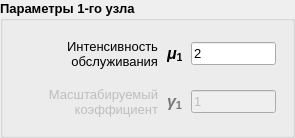
         <widget class="QGroupBox" name="groupBox_7">
          <property name="sizePolicy">
           <sizepolicy hsizetype="Fixed" vsizetype="Fixed">
            <horstretch>0</horstretch>
            <verstretch>0</verstretch>
           </sizepolicy>
          </property>
          <property name="minimumSize">
           <size>
            <width>295</width>
            <height>138</height>
           </size>
          </property>
          <property name="maximumSize">
           <size>
            <width>295</width>
            <height>138</height>
           </size>
          </property>
          <property name="font">
           <font>
            <pointsize>10</pointsize>
            <bold>true</bold>
           </font>
          </property>
          <property name="title">
           <string>Параметры 1-го узла</string>
          </property>
          <layout class="QVBoxLayout" name="verticalLayout_5">
           <item>
            <layout class="QHBoxLayout" name="horizontalLayout_13">
             <item>
              <widget class="QLabel" name="label_42">
               <property name="sizePolicy">
                <sizepolicy hsizetype="Fixed" vsizetype="Fixed">
                 <horstretch>0</horstretch>
                 <verstretch>0</verstretch>
                </sizepolicy>
               </property>
               <property name="minimumSize">
                <size>
                 <width>141</width>
                 <height>41</height>
                </size>
               </property>
               <property name="maximumSize">
                <size>
                 <width>141</width>
                 <height>41</height>
                </size>
               </property>
               <property name="font">
                <font>
                 <pointsize>10</pointsize>
                 <bold>false</bold>
                </font>
               </property>
               <property name="text">
                <string>Интенсивность обслуживания</string>
               </property>
               <property name="alignment">
                <set>Qt::AlignRight|Qt::AlignTrailing|Qt::AlignVCenter</set>
               </property>
               <property name="wordWrap">
                <bool>true</bool>
               </property>
              </widget>
             </item>
             <item>
              <layout class="QHBoxLayout" name="horizontalLayout_24">
               <item>
                <widget class="QLabel" name="mu1">
                 <property name="sizePolicy">
                  <sizepolicy hsizetype="Fixed" vsizetype="Fixed">
                   <horstretch>0</horstretch>
                   <verstretch>0</verstretch>
                  </sizepolicy>
                 </property>
                 <property name="minimumSize">
                  <size>
                   <width>18</width>
                   <height>25</height>
                  </size>
                 </property>
                 <property name="maximumSize">
                  <size>
                   <width>18</width>
                   <height>25</height>
                  </size>
                 </property>
                 <property name="font">
                  <font>
                   <pointsize>12</pointsize>
                   <bold>true</bold>
                  </font>
                 </property>
                 <property name="text">
                  <string>&lt;html&gt;&lt;head/&gt;&lt;body&gt;&lt;p&gt;&lt;span style=&quot; font-family:'sans-serif'; font-style:italic; color:#000000;&quot;&gt;μ&lt;/span&gt;&lt;span style=&quot; vertical-align:sub;&quot;&gt;1&lt;/span&gt;&lt;/p&gt;&lt;/body&gt;&lt;/html&gt;</string>
                 </property>
                 <property name="alignment">
                  <set>Qt::AlignRight|Qt::AlignTrailing|Qt::AlignVCenter</set>
                 </property>
                 <property name="margin">
                  <number>0</number>
                 </property>
                 <property name="indent">
                  <number>3</number>
                 </property>
                </widget>
               </item>
               <item>
                <widget class="QLineEdit" name="mu1_input">
                 <property name="sizePolicy">
                  <sizepolicy hsizetype="Fixed" vsizetype="Fixed">
                   <horstretch>0</horstretch>
                   <verstretch>0</verstretch>
                  </sizepolicy>
                 </property>
                 <property name="minimumSize">
                  <size>
                   <width>85</width>
                   <height>23</height>
                  </size>
                 </property>
                 <property name="maximumSize">
                  <size>
                   <width>85</width>
                   <height>23</height>
                  </size>
                 </property>
                 <property name="font">
                  <font>
                   <pointsize>10</pointsize>
                   <bold>false</bold>
                  </font>
                 </property>
                 <property name="text">
                  <string>2</string>
                 </property>
                </widget>
               </item>
              </layout>
             </item>
            </layout>
           </item>
           <item>
            <layout class="QHBoxLayout" name="horizontalLayout_12">
             <item>
              <widget class="QLabel" name="label_gamma1">
               <property name="enabled">
                <bool>false</bool>
               </property>
               <property name="sizePolicy">
                <sizepolicy hsizetype="Fixed" vsizetype="Fixed">
                 <horstretch>0</horstretch>
                 <verstretch>0</verstretch>
                </sizepolicy>
               </property>
               <property name="minimumSize">
                <size>
                 <width>141</width>
                 <height>41</height>
                </size>
               </property>
               <property name="maximumSize">
                <size>
                 <width>141</width>
                 <height>41</height>
                </size>
               </property>
               <property name="font">
                <font>
                 <pointsize>10</pointsize>
                 <bold>false</bold>
                </font>
               </property>
               <property name="frameShape">
                <enum>QFrame::NoFrame</enum>
               </property>
               <property name="frameShadow">
                <enum>QFrame::Plain</enum>
               </property>
               <property name="text">
                <string>Масштабируемый коэффициент</string>
               </property>
               <property name="textFormat">
                <enum>Qt::AutoText</enum>
               </property>
               <property name="alignment">
                <set>Qt::AlignRight|Qt::AlignTrailing|Qt::AlignVCenter</set>
               </property>
               <property name="wordWrap">
                <bool>true</bool>
               </property>
              </widget>
             </item>
             <item>
              <layout class="QHBoxLayout" name="horizontalLayout_23">
               <item>
                <widget class="QLabel" name="gamma1">
                 <property name="enabled">
                  <bool>true</bool>
                 </property>
                 <property name="sizePolicy">
                  <sizepolicy hsizetype="Fixed" vsizetype="Fixed">
                   <horstretch>0</horstretch>
                   <verstretch>0</verstretch>
                  </sizepolicy>
                 </property>
                 <property name="minimumSize">
                  <size>
                   <width>18</width>
                   <height>25</height>
                  </size>
                 </property>
                 <property name="maximumSize">
                  <size>
                   <width>18</width>
                   <height>25</height>
                  </size>
                 </property>
                 <property name="font">
                  <font>
                   <pointsize>12</pointsize>
                   <bold>true</bold>
                  </font>
                 </property>
                 <property name="styleSheet">
                  <string notr="true">color: #787878</string>
                 </property>
                 <property name="text">
                  <string>&lt;html&gt;&lt;head/&gt;&lt;body&gt;&lt;p&gt;&lt;span style=&quot; font-family:'sans-serif'; font-style:italic;&quot;&gt;γ&lt;/span&gt;&lt;span style=&quot;vertical-align:sub;&quot;&gt;1&lt;/span&gt;&lt;/p&gt;&lt;/body&gt;&lt;/html&gt;</string>
                 </property>
                 <property name="alignment">
                  <set>Qt::AlignRight|Qt::AlignTrailing|Qt::AlignVCenter</set>
                 </property>
                 <property name="margin">
                  <number>0</number>
                 </property>
                 <property name="indent">
                  <number>3</number>
                 </property>
                </widget>
               </item>
               <item>
                <widget class="QLineEdit" name="gamma1_input">
                 <property name="enabled">
                  <bool>false</bool>
                 </property>
                 <property name="sizePolicy">
                  <sizepolicy hsizetype="Fixed" vsizetype="Fixed">
                   <horstretch>0</horstretch>
                   <verstretch>0</verstretch>
                  </sizepolicy>
                 </property>
                 <property name="minimumSize">
                  <size>
                   <width>85</width>
                   <height>23</height>
                  </size>
                 </property>
                 <property name="maximumSize">
                  <size>
                   <width>85</width>
                   <height>23</height>
                  </size>
                 </property>
                 <property name="font">
                  <font>
                   <pointsize>10</pointsize>
                   <bold>false</bold>
                  </font>
                 </property>
                 <property name="text">
                  <string>1</string>
                 </property>
                </widget>
               </item>
              </layout>
             </item>
            </layout>
           </item>
          </layout>
         </widget>
